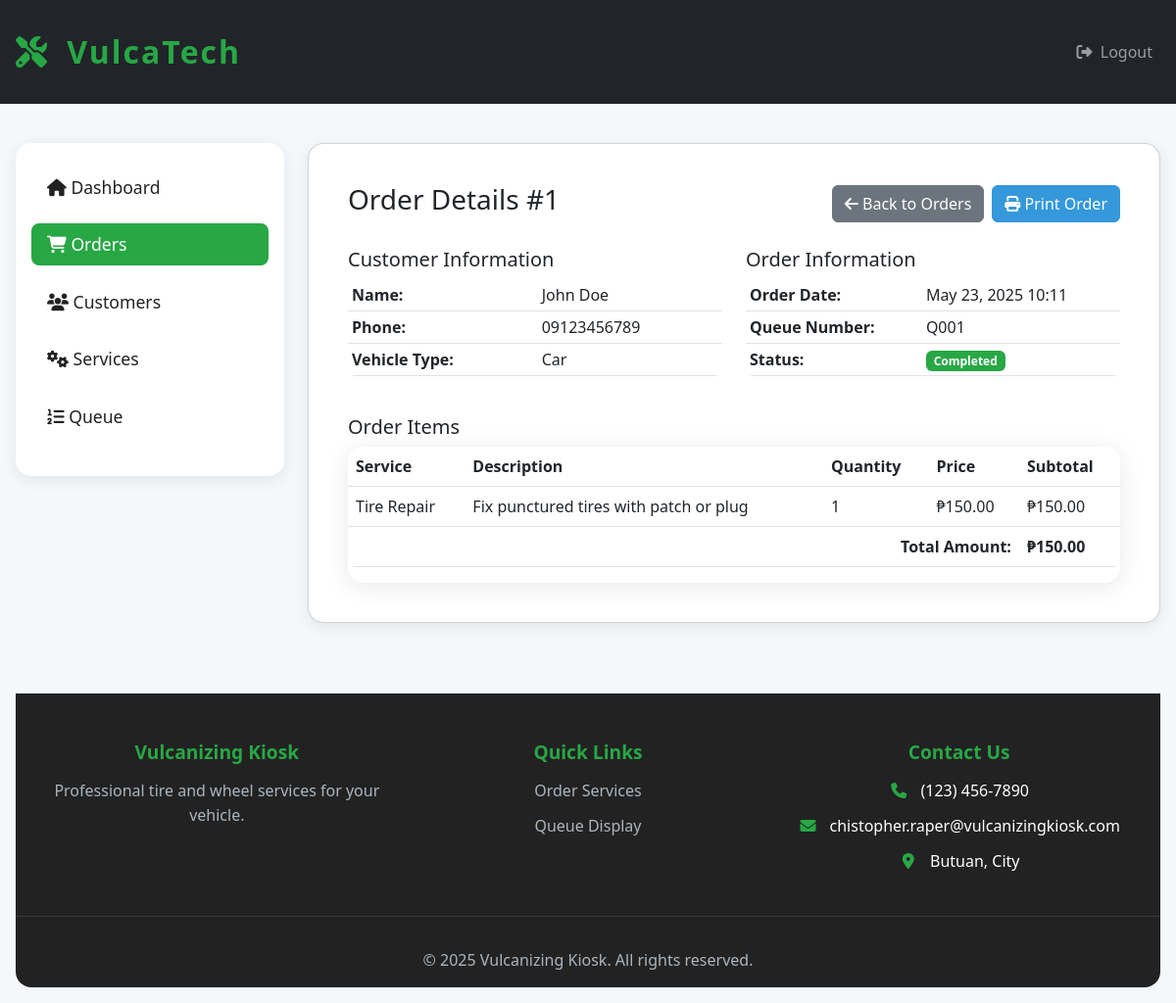
/admin/view_order.php?id=1 (signed in), run on the app's committed database.
### tables this page shows
CREATE TABLE IF NOT EXISTS orders (
    id INT PRIMARY KEY AUTO_INCREMENT,
    customer_id INT NOT NULL,
    total_amount DECIMAL(10,2) NOT NULL,
    status ENUM('pending', 'processing', 'completed') DEFAULT 'pending',
    created_at TIMESTAMP DEFAULT CURRENT_TIMESTAMP,
    FOREIGN KEY (customer_id) REFERENCES customers(id)
);

CREATE TABLE IF NOT EXISTS customers (
    id INT PRIMARY KEY AUTO_INCREMENT,
    name VARCHAR(100) NOT NULL,
    phone VARCHAR(20) NOT NULL,
    vehicle_type ENUM('Car', 'Motorcycle', 'Truck') NOT NULL,
    created_at TIMESTAMP DEFAULT CURRENT_TIMESTAMP
);

CREATE TABLE IF NOT EXISTS queue_status (
    id INT PRIMARY KEY AUTO_INCREMENT,
    order_id INT NOT NULL,
    queue_number VARCHAR(10) NOT NULL,
    status ENUM('pending', 'processing', 'completed') DEFAULT 'pending',
    created_at TIMESTAMP DEFAULT CURRENT_TIMESTAMP,
    FOREIGN KEY (order_id) REFERENCES orders(id)
);

CREATE TABLE IF NOT EXISTS order_items (
    id INT PRIMARY KEY AUTO_INCREMENT,
    order_id INT NOT NULL,
    service_id INT NOT NULL,
    quantity INT NOT NULL DEFAULT 1,
    price DECIMAL(10,2) NOT NULL,
    created_at TIMESTAMP DEFAULT CURRENT_TIMESTAMP,
    FOREIGN KEY (order_id) REFERENCES orders(id),
    FOREIGN KEY (service_id) REFERENCES services(id)
);

CREATE TABLE IF NOT EXISTS services (
    id INT PRIMARY KEY AUTO_INCREMENT,
    name VARCHAR(100) NOT NULL,
    description TEXT,
    price DECIMAL(10,2) NOT NULL,
    duration INT NOT NULL COMMENT 'Duration in minutes',
    category ENUM('tire', 'wheel', 'other') DEFAULT 'other',
    status ENUM('active', 'inactive') DEFAULT 'active',
    created_at TIMESTAMP DEFAULT CURRENT_TIMESTAMP
);

### admin/view_order.php (the view, shortened to what this page needs)
<?php
require_once '../includes/header.php';
$database = new Database();
$conn = $database->getConnection();
$order_id = $_GET['id'] ?? null;
$stmt = $conn->prepare("
    SELECT o.*, c.name as customer_name, c.phone, c.vehicle_type, qs.queue_number, qs.status as queue_status
    FROM orders o
    JOIN customers c ON o.customer_id = c.id
    LEFT JOIN queue_status qs ON o.id = qs.order_id
    WHERE o.id = ?
");
$stmt->bind_param("i", $order_id);
$stmt->execute();
$order = $stmt->get_result()->fetch_assoc();
$stmt = $conn->prepare("
    SELECT oi.*, s.name as service_name, s.description
    FROM order_items oi
    JOIN services s ON oi.service_id = s.id
    WHERE oi.order_id = ?
");
$stmt->bind_param("i", $order_id);
$stmt->execute();
$items = $stmt->get_result();
?>
<div class="row">
    <div class="col-lg-3">
        <div class="sidebar">
            <div class="nav flex-column">
                <a class="nav-link" href="dashboard.php">
                    <i class="fas fa-home"></i> Dashboard
                </a>
                <a class="nav-link active" href="orders.php">
                    <i class="fas fa-shopping-cart"></i> Orders
                </a>
                <a class="nav-link" href="customers.php">
                    <i class="fas fa-users"></i> Customers
                </a>
                <a class="nav-link" href="services.php">
                    <i class="fas fa-cogs"></i> Services
                </a>
                <a class="nav-link" href="queue.php">
                    <i class="fas fa-list-ol"></i> Queue
                </a>
            </div>
        </div>
    </div>
    <div class="col-lg-9">
        <div class="card">
            <div class="card-body">
                <div class="d-flex justify-content-between align-items-center mb-4">
                    <h3 class="card-title">Order Details #<?= $order_id ?></h3>
                    <div class="d-flex gap-2">
                        <a href="orders.php" class="btn btn-secondary">
                            <i class="fas fa-arrow-left"></i> Back to Orders
                        </a>
                        <button type="button" class="btn btn-primary" onclick="printOrder()">
                            <i class="fas fa-print"></i> Print Order
                        </button>
                    </div>
                </div>
                <div class="row mb-4">
                    <div class="col-md-6">
                        <h5>Customer Information</h5>
                        <table class="table table-sm">
                            <tr>
                                <th>Name:</th>
                                <td><?= htmlspecialchars($order['customer_name']) ?></td>
                            </tr>
                            <tr>
                                <th>Phone:</th>
                                <td><?= htmlspecialchars($order['phone']) ?></td>
                            </tr>
                            <tr>
                                <th>Vehicle Type:</th>
                                <td><?= htmlspecialchars($order['vehicle_type']) ?></td>
                            </tr>
                        </table>
                    </div>
                    <div class="col-md-6">
                        <h5>Order Information</h5>
                        <table class="table table-sm">
                            <tr>
                                <th>Order Date:</th>
                                <td><?= date('M d, Y H:i', strtotime($order['created_at'])) ?></td>
                            </tr>
                            <tr>
                                <th>Queue Number:</th>
                                <td><?= $order['queue_number'] ?? 'N/A' ?></td>
                            </tr>
                            <tr>
                                <th>Status:</th>
                                <td>
                                    <span class="badge bg-<?= $order['status'] === 'completed' ? 'success' :
                                        ($order['status'] === 'pending' ? 'warning' : 'primary') ?>">
                                        <?= ucfirst($order['status']) ?>
                                    </span>
                                </td>
                            </tr>
                        </table>
                    </div>
                </div>
                <h5>Order Items</h5>
                <div class="table-responsive">
                    <table class="table">
                        <thead>
                            <tr>
                                <th>Service</th>
                                <th>Description</th>
                                <th>Quantity</th>
                                <th>Price</th>
                                <th>Subtotal</th>
                            </tr>
                        </thead>
                        <tbody>
                            <?php while ($item = $items->fetch_assoc()): ?>
                            <tr>
                                <td><?= htmlspecialchars($item['service_name']) ?></td>
                                <td><?= htmlspecialchars($item['description']) ?></td>
                                <td><?= $item['quantity'] ?></td>
                                <td>₱<?= number_format($item['price'], 2) ?></td>
                                <td>₱<?= number_format($item['price'] * $item['quantity'], 2) ?></td>
                            </tr>
                            <?php endwhile; ?>
                        </tbody>
                        <tfoot>
                            <tr>
                                <th colspan="4" class="text-end">Total Amount:</th>
                                <th>₱<?= number_format($order['total_amount'], 2) ?></th>
                            </tr>
                        </tfoot>
                    </table>
                </div>
            </div>
        </div>
    </div>
</div>
<?php require_once '../includes/footer.php'; ?>

### assets/css/style.css (style rules this page uses)
:root { --primary-color: #2c3e50; --secondary-color: #34495e; --accent-color: #3498db; --success-color: #2ecc71; --warning-color: #f1c40f; --danger-color: #e74c3c; }
body { font-family: 'Segoe UI', system-ui, -apple-system, sans-serif; background-color: #f8f9fa; }
.btn-primary { background-color: var(--accent-color); border-color: var(--accent-color); }

### assets/css/vulcanizing-theme.css (style rules this page uses)
:root { --primary: #28a745; --primary-dark: #218838; --accent: #ffc107; --pending: #007bff; --completed: #28a745; --processing: #ffc107; --danger: #dc3545; --bg-dark: #222; --bg-light: #f4f8fb; --card-bg: #fff; --shadow: 0 4px 16px rgba(0,0,0,0.08); --radius: 1rem; --tire-black: #181818; --tire-gray: #333; --tire-yellow: #ffd600; }
body { background: var(--bg-light); font-family: 'Segoe UI', Arial, sans-serif; }
.card, .service-card, .queue-section { background: var(--card-bg); border-radius: var(--radius); box-shadow: var(--shadow); padding: 1.5rem; margin-bottom: 1.5rem; }
.cart-sidebar, .sidebar { background: var(--card-bg); border-radius: var(--radius); box-shadow: var(--shadow); padding: 1.5rem 1rem; }
.sidebar .nav-link { color: #222; margin-bottom: 1rem; font-size: 1.1rem; border-radius: 0.5rem; transition: background 0.2s, color 0.2s; }
.sidebar .nav-link.active, .sidebar .nav-link:hover { background: var(--primary); color: #fff; }
.row { display: flex; flex-wrap: wrap; margin-left: -0.75rem; margin-right: -0.75rem; }
[class^="col-"], [class*=" col-"] { padding-left: 0.75rem; padding-right: 0.75rem; box-sizing: border-box; }
.table { background: url('/vulcanizing_kiosk/assets/img/tire-texture.png') repeat, var(--card-bg); border-radius: 0.5rem; overflow: hidden; }
.table td, .table th { vertical-align: middle; }
.badge.bg-success, .badge.bg-completed { background: var(--completed) !important; color: #fff; }
.table-responsive { box-shadow: 0 4px 24px rgba(40,40,40,0.10); border-radius: 1rem; background: var(--card-bg); }

### data on the page
orders: customer.name "John Doe", customer.phone "09123456789", customer.vehicle_type "Car", created_at "May 23, 2025 10:11", queue_status.queue_number "Q001", status "Completed", total_amount "150.00"
order_items: service.name "Tire Repair", service.description "Fix punctured tires with patch or plug", quantity "1", price "150.00", $item['price']*$item['quantity'] "150.00"

### other printed values
$order_id "1"
